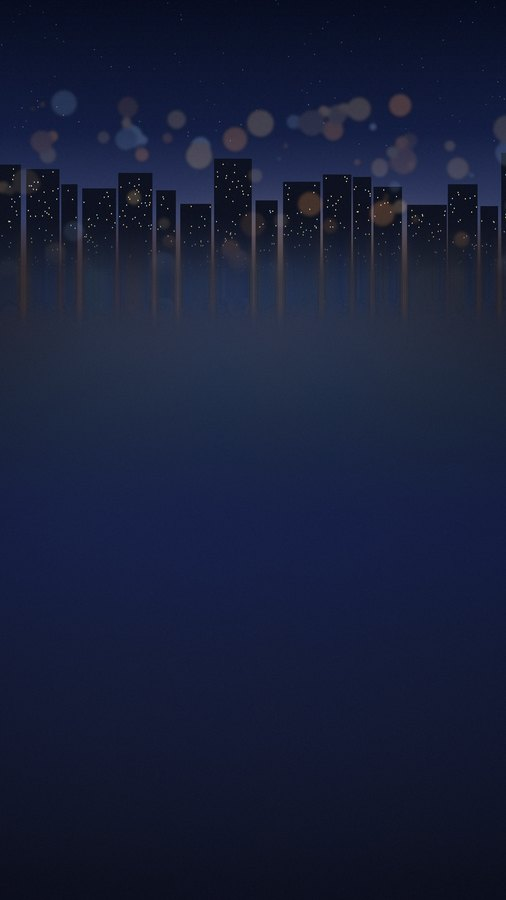
#> input picture assets/examples/extend.jpg, 506 x 900 px
$ python probe_subject.py ../assets/examples/extend.jpg
#> lines starting #> are read from the running program, lines starting #| are printed output that depends on the picture; after the words box and inside, x2 and y2 are one past the last pixel; in counts of white or black regions, pixels touching at a corner belong together
#!/usr/bin/env python3
# -*- coding: utf-8 -*-
"""
probe_subject.py — 量出图里主体、光斑、裙摆之类的边界行号。

裁切特写之前必须先量，不能靠目测：主体上缘、光斑范围、裙摆最宽处
和末端行号决定了裁切框，而裁切框又决定 anchor，全靠猜会反复返工。

用法：
    python probe_subject.py <图片> [--region L,T,R,B]

输出：各特征的行/列范围，以及推荐的裁切框。
"""

from __future__ import annotations

import argparse
import sys

import numpy as np
from PIL import Image


def _f(a):
    return np.asarray(a, dtype=np.float32) / 255.0


def load(path):
    return _f(np.asarray(Image.open(path).convert("RGB")))


def luma_of(img):
    return 0.2126 * img[..., 0] + 0.7152 * img[..., 1] + 0.0722 * img[..., 2]


def sat_of(img):
    return img.max(axis=2) - img.min(axis=2)


def brightness_clusters(img, region=None, thr=0.95, sat_max=0.15, min_px=200,
                        max_aspect=2.2):
    """
    找极亮低饱和的「圆润紧凑块」（光斑/灯泡/月亮）。

    踩过的坑：光靠颜色分不开光斑和白色线稿人像 —— 两者都是「极亮 + 低饱和」，
    而且光斑的辉光和白色躯干在亮度上连成一片，连通块会合并，
    量出来的行范围能从光斑一直跨到腰腹。

    所以这里不猜整张图。要么用 --glow-box 显式给光斑的大致范围，
    要么脚本只接受「圆度足够」的块：面积 / 外接框面积 > min_fill。
    人像躯干是竖向长条，圆度必然很低。
    """
    lum = luma_of(img)
    sat = sat_of(img)
    m = (lum > thr) & (sat < sat_max)
    if region:
        l, t, r, b = region
        mask = np.zeros_like(m)
        mask[t:b, l:r] = True
        m &= mask
    if m.sum() < min_px:
        return None

    comps = _components(m, min_px=min_px)
    blobs = []
    for (y0, y1, x0, x1, n) in comps:
        cw, ch = (x1 - x0), (y1 - y0)
        if cw < 3 or ch < 3:
            continue
        aspect = max(cw / ch, ch / cw)
        if aspect > max_aspect:
            continue
        box_area = cw * ch
        fill = n / max(box_area, 1)
        # 光斑是发光体，边缘必然渐变，填充率天然很低（实测 0.12~0.17）。
        # 门槛定太高会把光斑筛掉，定太低又会放进稀疏的辉光和线稿。
        if fill < 0.06:
            continue
        blobs.append({
            "count": int(n),
            "rows": (int(y0), int(y1 - 1)),
            "cols": (int(x0), int(x1 - 1)),
            "center": (int((x0 + x1) / 2), int((y0 + y1) / 2)),
            "aspect": round(float(aspect), 2),
            "fill": round(float(fill), 2),
        })
    if not blobs:
        return None
    return max(blobs, key=lambda d: d["count"])


# [83 lines left out: functions _components, _largest_component, _largest_component, not called in this run]


def lineart_rows(img, region=None, lum_min=0.70, sat_max=0.30, min_per_row=8):
    """找白色线稿类主体，逐行统计，返回行范围与密度曲线。"""
    lum = luma_of(img)
    sat = sat_of(img)
    m = (lum > lum_min) & (sat < sat_max)
    if region:
        l, t, r, b = region
        mask = np.zeros_like(m)
        mask[t:b, l:r] = True
        m &= mask

    rows = m.sum(axis=1)
    cols = m.sum(axis=0)
    nz_rows = np.nonzero(rows > min_per_row)[0]
    nz_cols = np.nonzero(cols > min_per_row)[0]
    if not nz_rows.size:
        return None

    return {
        "count": int(m.sum()),
        "rows": (int(nz_rows.min()), int(nz_rows.max())),
        "cols": (int(nz_cols.min()), int(nz_cols.max())),
        "row_density": rows,
    }


# [19 lines left out: function widest_band, not called in this run]


def recommend_box(features, margin_top=80, margin_bottom=100, margin_x=40):
    """把各特征的外接并集 + 留白，合成推荐的裁切框。"""
    rows_lo, rows_hi = [], []
    cols_lo, cols_hi = [], []
    for f in features:
        if not f:
            continue
        rows_lo.append(f["rows"][0])
        rows_hi.append(f["rows"][1])
        cols_lo.append(f["cols"][0])
        cols_hi.append(f["cols"][1])
    if not rows_lo:
        return None
    return (
        max(0, min(cols_lo) - margin_x),
        max(0, min(rows_lo) - margin_top),
        max(cols_hi) + margin_x,
        max(rows_hi) + margin_bottom,
    )


# [23 lines left out: function anchor_for, not called in this run]


def main(argv=None):
    p = argparse.ArgumentParser(description="量主体/光斑/裙摆边界，推荐裁切框")
    p.add_argument("image")
    p.add_argument("--region", default=None, help="限定区域 L,T,R,B，如 470,120,1400,1750")
    p.add_argument("--glow-box", default=None,
                   help="光斑大致范围 L,T,R,B。强烈建议给 —— 不给会靠圆度盲猜，容易误判")
    p.add_argument("--glow-thr", type=float, default=0.85)
    p.add_argument("--line-thr", type=float, default=0.70)
    p.add_argument("--canvas", default="1280x2772", help="目标画布，用于算 anchor")
    p.add_argument("--step", type=int, default=50)
    args = p.parse_args(argv)

    img = load(args.image)
    h, w = img.shape[:2]
#> h = 900; w = 506
    print(f"图片 {w}x{h}")
#| 图片 506x900

    region = None
    if args.region:
        region = tuple(int(v) for v in args.region.split(","))
        print(f"限定区域 {region}")

    feats = []

    glow = brightness_clusters(img,
                               tuple(int(v) for v in args.glow_box.split(",")) if args.glow_box else region,
                               thr=args.glow_thr, sat_max=0.22)
#> in luma_of, `return 0.2126 * img[..., 0] + 0.7152 * img[..., 1] + 0.0722 * img[...,..`:
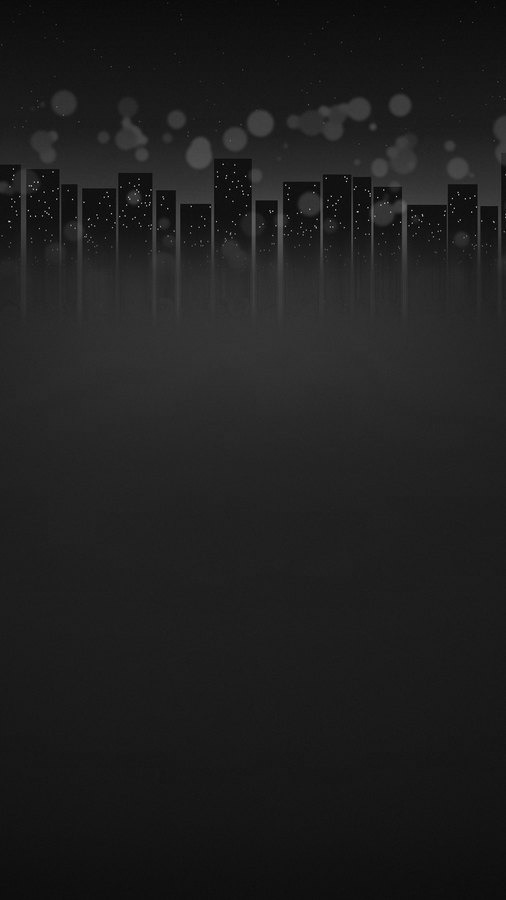
#> returned value: shape (900, 506) float32; min 0.00142, max 0.85, mean 0.123
#> in sat_of, `return img.max(axis=2) - img.min(axis=2)`:
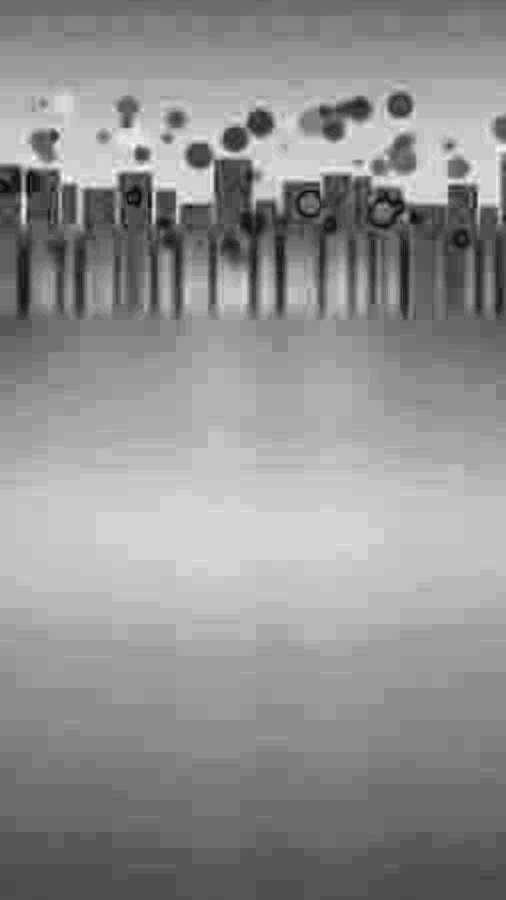
#> returned value: shape (900, 506) float32; min 0, max 0.227, mean 0.13; drawn with min black and max white
#> in brightness_clusters, `m = (lum > thr) & (sat < sat_max)`:
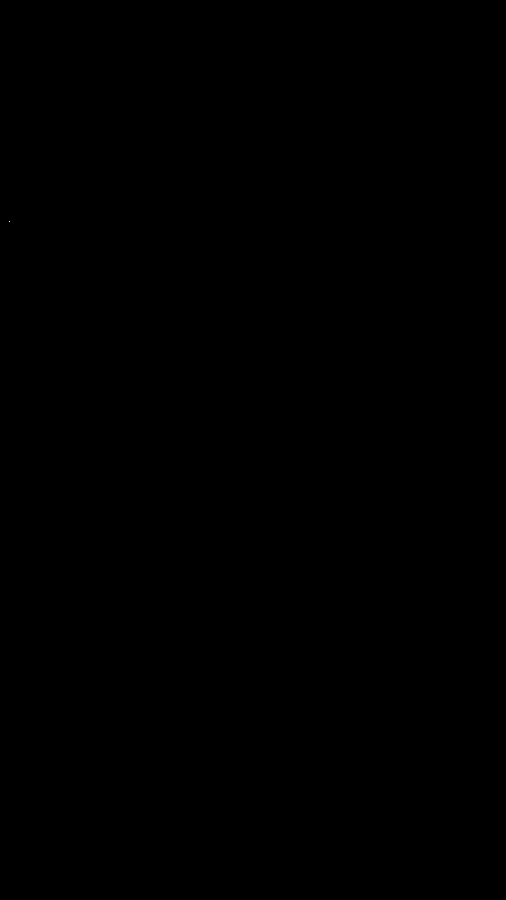
#> m: shape (900, 506) bool; 0% white in thin lines or dots, all inside (x1, y1, x2, y2) = (9, 221, 10, 222)
    if glow:
        print(f"\n[光斑] {glow['count']} px  行 {glow['rows'][0]}..{glow['rows'][1]}  "
              f"列 {glow['cols'][0]}..{glow['cols'][1]}  中心 {glow['center']}  "
              f"长宽比 {glow['aspect']} 填充率 {glow['fill']}")
        feats.append(glow)
    else:
        print("\n[光斑] 未检出。用 --glow-box 指定大致范围，或调低 --glow-thr")

    line = lineart_rows(img, region, lum_min=args.line_thr, sat_max=0.30)
#> in lineart_rows, `m = (lum > lum_min) & (sat < sat_max)`: m: shape (900, 506) bool; 0% white in thin lines or dots, all inside (x1, y1, x2, y2) = (9, 172, 423, 222)
#> in lineart_rows, `rows = m.sum(axis=1)`: rows = 900 values, max 1 at index 172, min 0 at index 0, mean 0.0122
#> in lineart_rows, `cols = m.sum(axis=0)`: cols = 506 values, max 1 at index 9, min 0 at index 0, mean 0.0217
#> in lineart_rows, `nz_rows = np.nonzero(rows > min_per_row)[0]`: nz_rows = empty array
    if line:
        print(f"\n[线稿主体] {line['count']} px  行 {line['rows'][0]}..{line['rows'][1]}  "
              f"列 {line['cols'][0]}..{line['cols'][1]}")
        feats.append(line)

        print("\n[逐段密度] 找裙摆/最大宽度区")
        rows = line["row_density"]
        for y0 in range(line["rows"][0], line["rows"][1] + 1, args.step):
            y1 = min(line["rows"][1] + 1, y0 + args.step)
            n = int(rows[y0:y1].sum())
            if n <= 0:
                continue
            bar = "#" * min(60, n // 40)
            print(f"  {y0:5d}-{y1:5d}: {n:6d} {bar}")

        if region:
            wide = widest_band(img, region, line["rows"][0], line["rows"][1],
                               step=args.step, lum_min=args.line_thr)
            if wide:
                best = max(wide, key=lambda d: d["span"])
                print(f"\n[最宽段/裙摆] 行 {best['rows'][0]}..{best['rows'][1]}  "
                      f"列 {best['cols'][0]}..{best['cols'][1]}  跨度 {best['span']} px")

    box = recommend_box(feats)
    if box:
        l, t, r, b = box
        cw, ch = r - l, b - t
        print(f"\n[推荐裁切框] {l},{t} .. {r},{b}   尺寸 {cw}x{ch}  宽高比 {cw/ch:.3f}")

        cw_canvas, ch_canvas = (int(v) for v in args.canvas.lower().split("x"))
        need = anchor_for(box, cw_canvas, ch_canvas)
        print(f"\n[anchor 换算] 画布 {cw_canvas}x{ch_canvas}")
        print(f"  裁片放大到宽度铺满时高度 = {cw_canvas}/{cw/ch:.3f} = {cw_canvas/(cw/ch):.0f}px")
        print(f"  刚好不裁纵向所需的最小 anchor = {need:.3f}")
        print(f"  低于此值会裁掉上下内容；高于此值则留更多留白")
        for a in (0.33, 0.42, 0.45, 0.50, 0.55):
            avail = ch_canvas * a
            ok = "OK " if avail >= cw_canvas / (cw / ch) else "裁切"
            print(f"    anchor {a:.2f} -> 图像区 {avail:6.0f}px  {ok}")

    return 0


if __name__ == "__main__":
    sys.exit(main())
#> (the program exits here)
